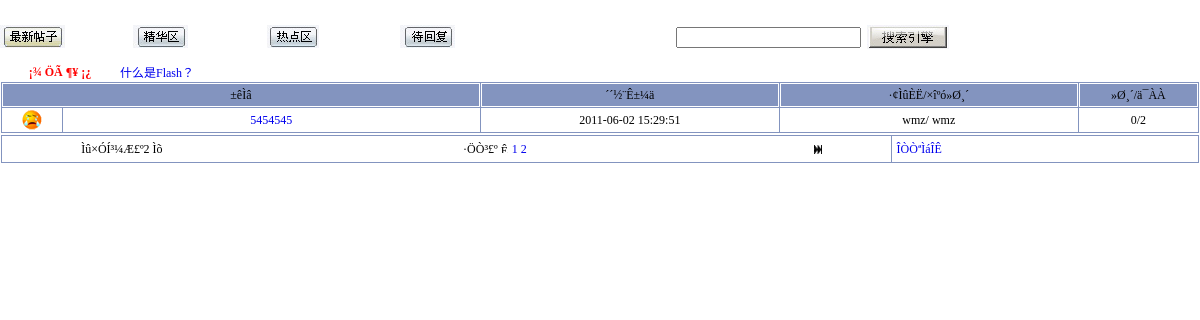
The page /content.php?content=美工设计&&content_1=FLASH设计 on the database its author committed.
### tables this page shows
CREATE TABLE `tb_forum_send` (
  `tb_send_id` int(10) NOT NULL auto_increment,
  `tb_send_subject` varchar(50) NOT NULL,
  `tb_send_content` mediumtext NOT NULL,
  `tb_send_user` varchar(50) NOT NULL,
  `tb_send_date` datetime NOT NULL,
  `tb_send_picture` varchar(70) NOT NULL,
  `tb_send_type` varchar(50) NOT NULL,
  `tb_send_types` varchar(50) NOT NULL,
  `tb_send_small_type` varchar(50) NOT NULL,
  `tb_send_type_distillate` varchar(50) NOT NULL,
  `tb_send_type_hotspot` varchar(50) NOT NULL,
  `tb_send_accessories` varchar(80) NOT NULL,
  `tb_forum_end` int(10) NOT NULL,
  `tb_send_count` bigint(11) NOT NULL default '0',
  `tb_send_author` varchar(200) NOT NULL,
  `tb_send_ltime` varchar(50) NOT NULL,
  PRIMARY KEY  (`tb_send_id`)
);

### new_forum.php (the view, shortened to what this page needs)
<table width="100%" border="0" cellspacing="0" cellpadding="0">
  <?php
$query_1=mysql_query("select * from tb_forum_send where tb_send_type='1' and tb_send_small_type='".$_GET["content_1"]."'");
while($myrow_1=mysql_fetch_array($query_1)){
?>
  <tr>
    <td width="10%" align="center"><span class="STYLE4">¡¾ ÖÃ ¶¥ ¡¿</span></td>
    <td colspan="4" width="90%"><a href="send_forum_content.php?send_big_type=<?php echo $_GET["content"];?>&&send_small_type=<?php echo $myrow_1["tb_send_small_type"];?>&&send_id=<?php echo $myrow_1["tb_send_id"];?>" target="_blank"><?php echo $myrow_1["tb_send_subject"];?></a></td>
  </tr>
  <?php }?>
</table>
<table width="100%" border="1" cellpadding="1" cellspacing="1" bordercolor="#FFFFFF" bgcolor="#8394BF">
 <tr>
    <td height="24" colspan="2" align="center">±êÌâ</td>
    <td width="244" align="center">´´½¨Ê±¼ä</td>
    <td width="187" align="center">·¢ÌûÈË/×îºó»Ø¸´</td>
    <td width="249" align="center">»Ø¸´/ä¯ÀÀ</td>
  </tr>
<?php
   if($page==true){
   if(empty($_GET["page"]))
   $page=1;
   else
   $page=$_GET["page"];
   if(empty($_GET["link_type"]))
   $link_type=0;
   else
   $link_type=$_GET["link_type"];
    $page_size=1;
    $query="select count(*) as total from tb_forum_send where tb_send_small_type='$_GET[content_1]'";
	$result=mysql_query($query);
    $message_count=mysql_result($result,0,"total");
    $page_count=ceil($message_count/$page_size);
	$page_count=$page_count-10*$link_type;
    $offset=($page-1)*$page_size;
	$query_2=mysql_query("select * from tb_forum_send where tb_send_small_type='$_GET[content_1]' order by tb_send_ltime desc limit $offset, $page_size");
	while($myrow_2=mysql_fetch_array($query_2)){
?>
  <tr>
    <td width="5%" align="center" bgcolor="#FFFFFF"><img src="<?php echo $myrow_2["tb_send_picture"];?>" /></td>
    <td width="35%" align="center" bgcolor="#FFFFFF"><a href="send_forum_content.php?send_big_type=<?php echo $_GET["content"];?>&&send_small_type=<?php echo $myrow_2["tb_send_small_type"];?>&&send_id=<?php echo $myrow_2["tb_send_id"];?>" target="_blank"><?php echo $myrow_2["tb_send_subject"];?></a></td>
    <td width="25%" align="center" bgcolor="#FFFFFF"><?php echo $myrow_2["tb_send_date"];?></td>
    <td width="25%" align="center" bgcolor="#FFFFFF">
	<?php echo $myrow_2["tb_send_user"]."/";?>
	<?php $query_ta=mysql_query("select * from tb_forum_send where tb_send_id=$myrow_2[tb_send_id]");
$myrow_ta=mysql_fetch_array($query_ta);
if($myrow_ta["tb_send_types"]==1)
    echo $myrow_ta["tb_send_author"];
	else
	echo $myrow_ta["tb_send_user"];
    ?>
	</td>
<td width="10%" align="center" bgcolor="#FFFFFF">
    <?php  $query_s=mysql_query("select * from tb_forum_restore where tb_send_id='$myrow_2[tb_send_id]'");
	echo mysql_num_rows($query_s);
echo "/";
$query_tn=mysql_query("select * from tb_forum_send where tb_send_id=$myrow_2[tb_send_id]");
$myrow_tn=mysql_fetch_array($query_tn);
echo $myrow_tn["tb_send_count"];
?></td>
  </tr>
  <?php }}?>
</table>
<table width="100%" border="1" cellpadding="1" cellspacing="1" bordercolor="#FFFFFF" bgcolor="#8394BF">
  <tr>
    <td width="573" bgcolor="#FFFFFF"><table width="100%" border="0" cellpadding="0" cellspacing="0">
              <tr>
                <td width="27%" height="22" align="center"><span class="STYLE2">Ìû×ÓÍ³¼Æ£º<?php echo $message_count;?> Ìõ&nbsp; </span></td>
                <td width="57%" align="center"><span class="STYLE2"> ·ÖÒ³£º
                <?php
				$next=$link_type*10;
				$m=$link_type+1;
					if ($link_type==0){
                    echo "<img src=\"images/02.jpg\" width=\"8\" height=\"9\" border=\"0\" title=\"Ê×Ò³\">";
					}?>
                <?php
 		        for ($j=1;$j<=$page_count;$j++) {
				       $pnext=$next+$j;
						?>
                <?php
                        echo "<a href='content.php?vv=$vv&link_type=$link_type&page=$pnext&content=$_GET[content]&&content_1=$_GET[content_1]'> $pnext </a>";
              	        $mm=$mm+1;
	     	     }
				 ?>
                </span></td>
				 <td width="16%" align="center">
                   <span class="STYLE2">
                   <?php
				$vv=$vv+$mm;
				       if ($page_count-$vv<=0){
	                       echo "<img src=\"images/03.jpg\" width=\"8\" height=\"9\" border=\"0\" title=\"Î²Ò³\">";
					   }else{
	                       echo "<a href='content.php?vv=$vv&link_type=$m&page=$pnext&content=$_GET[content]&&content_1=$_GET[content_1]'><img src=\"images/03.jpg\" width=\"8\" height=\"9\" border=\"0\" title=\"ÏÂÊ®Ò³\"></a>";
					   }
?>
                  </span> </td>
              </tr>
</table>
</td>
    <td width="195" bgcolor="#FFFFFF">&nbsp;<a href="send_forum.php" target="_blank">ÎÒÒªÌáÎÊ</a></td>
</tr></table>

### content.php (style rules this page uses)
body { margin-left: 0px; margin-top: 0px; margin-right: 0px; margin-bottom: 0px; }
body,td,th { font-size: 12px; }

### rows shown on the page
tb_forum_send: tb_send_subject "什么是Flash？"
tb_forum_send: tb_send_picture (picture), tb_send_subject "5454545", tb_send_date "2011-06-02 15:29:51", tb_send_user "wmz", mysql_num_rows($query_s) "0", tb_send_count "2"

### other values the page prints
$message_count "2"
$pnext "1"
$pnext "2"
